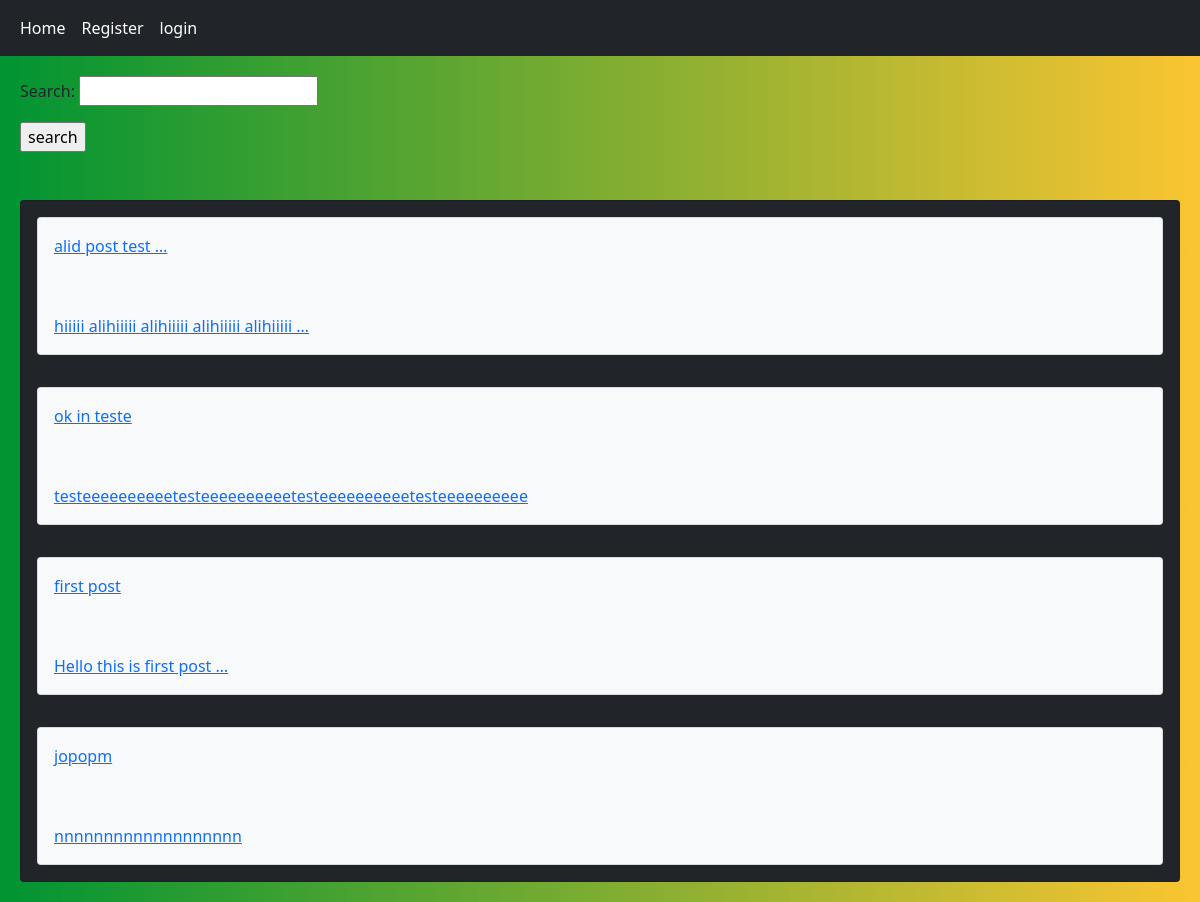
The page / on the database its author committed.
### home/models.py (models this page shows, shortened)
class Post(models.Model):
    post_title = models.CharField(max_length=100, null=True)
    user = models.ForeignKey(User, on_delete=models.CASCADE, related_name='posts')
    body = models.TextField()
    slug = models.SlugField(blank=True)
    created = models.DateTimeField(auto_now_add=True)
    updated = models.DateTimeField(auto_now=True)
    def get_absolute_url(self):
        return reverse('home:post_detail', args=(self.id, self.slug))

### home/views.py (the view)
# urls.py: path('', views.HomeView.as_view(), name='home'),
class HomeView(View):
    form_class = SearchInPost
    def get(self, request):
        posts = Post.objects.all()
        if request.GET.get('search'):
            posts = posts.filter(post_title__contains=request.GET['search'])
        return render(request, 'home/index.html', {'posts': posts, 'form': self.form_class})

### home/templates/home/index.html
{% extends 'base.html' %}
{% block content %}
    <form action="" method="get">
        {{ form.as_p }}
        <input type="submit" value="search">
    </form><br><br>
    <div class="card bg-dark">
    {% for post in posts %}
        <div class="m-3 card bg-light">
            <a href="{{ post.get_absolute_url }}" class="card-body">{{ post.post_title|truncatewords:3 }}</a><br>
            <a href="{{ post.get_absolute_url }}" class="card-body">{{ post.body|truncatewords:5 }}</a>
        </div>
    {% endfor %}
    </div>
{% endblock %}

### rows shown on the page
Post: post_title "alid post test …", body "hiiiii alihiiiii alihiiiii alihiiiii alihiiiii …"
Post: post_title "ok in teste", body "testeeeeeeeeeetesteeeeeeeeeetesteeeeeeeeeetesteeeeeeeeee"
Post: post_title "first post", body "Hello this is first post …"
Post: post_title "jopopm", body "nnnnnnnnnnnnnnnnnnn"
